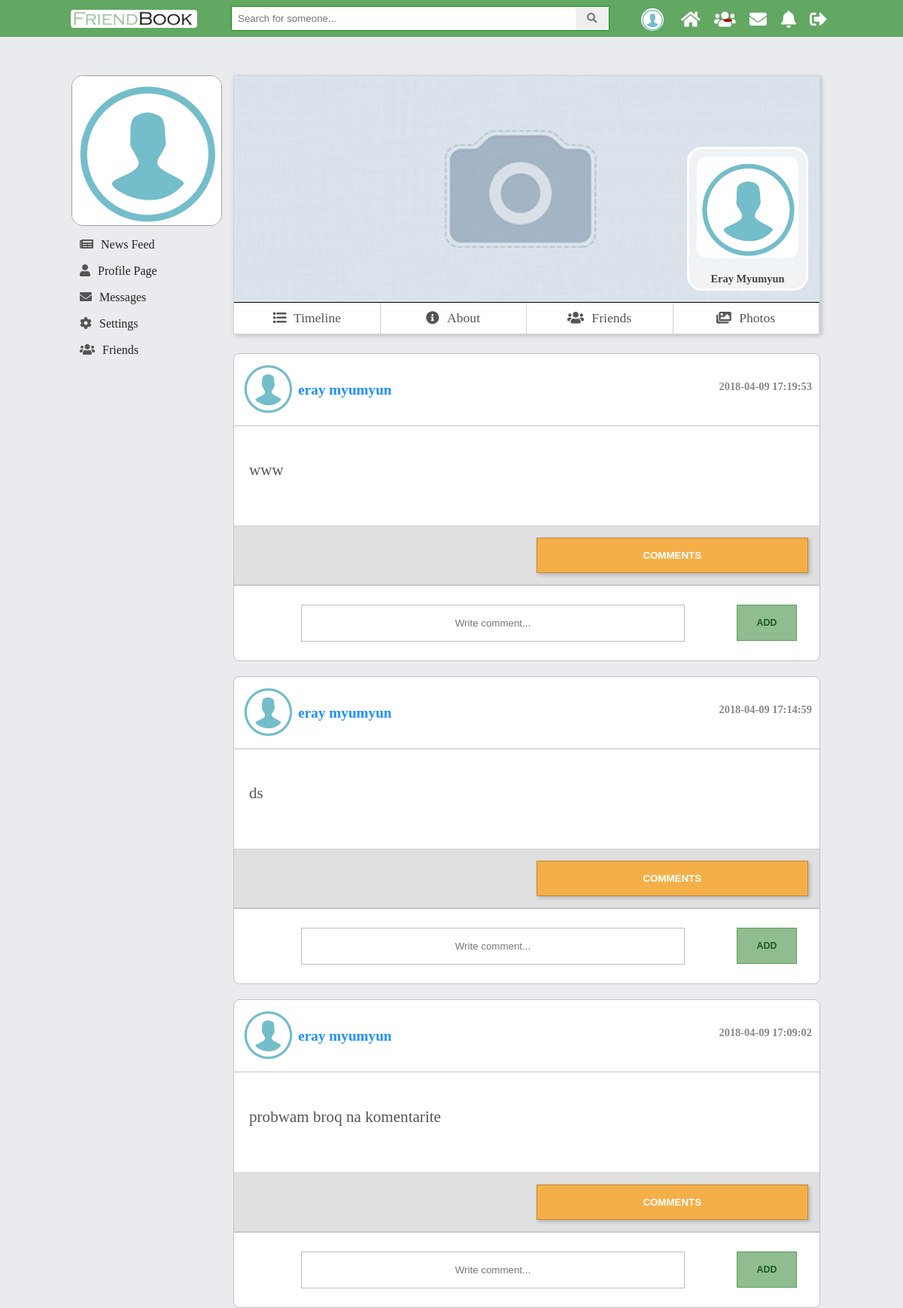
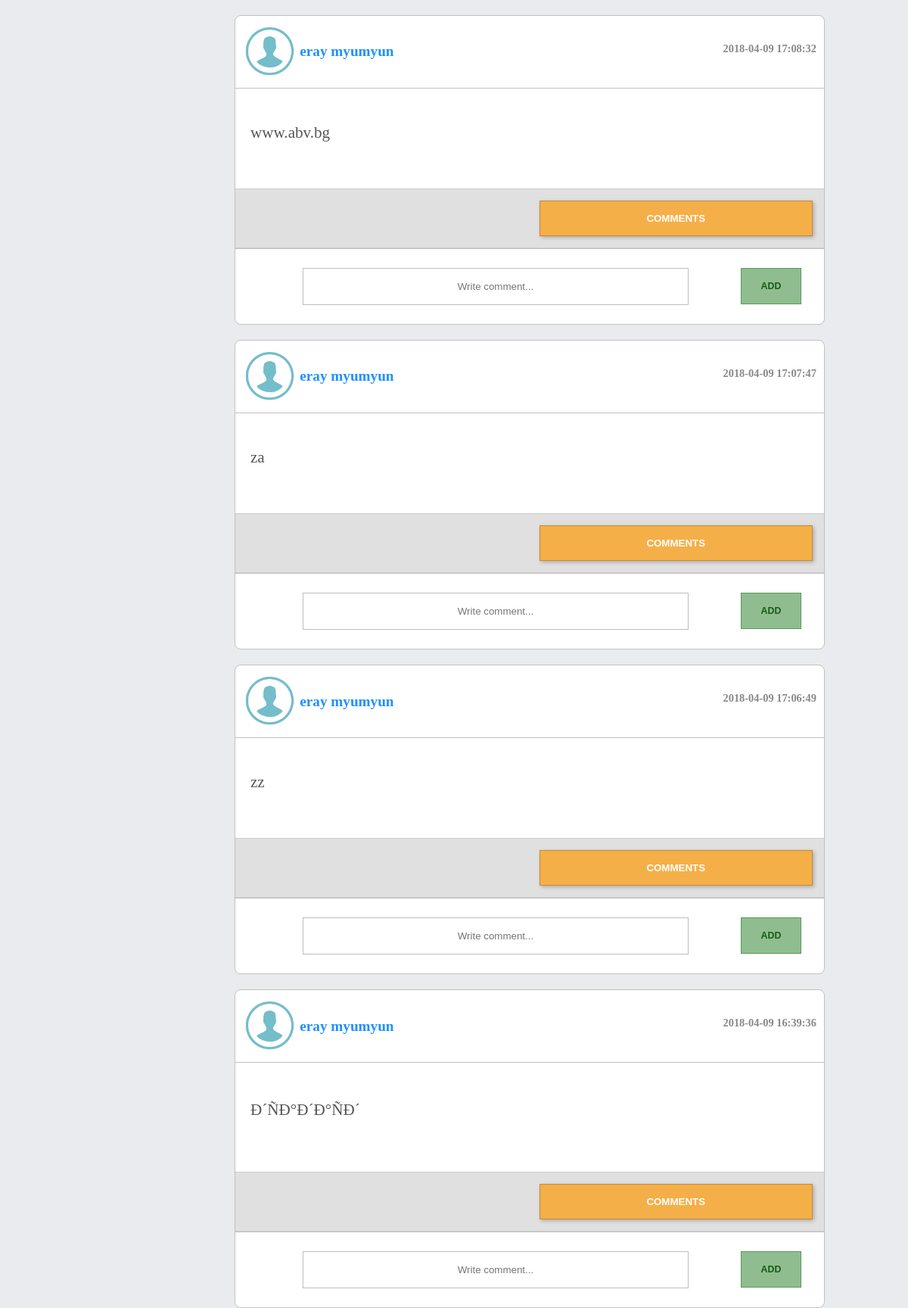
Page /V2.0/view/profile.php?id=4 (signed in, upper part) on the committed database (2 pictures, top to bottom).
### tables this page shows
CREATE TABLE `users` (
  `id` int(11) NOT NULL,
  `first_name` varchar(45) DEFAULT NULL,
  `last_name` varchar(45) DEFAULT NULL,
  `email` varchar(100) NOT NULL,
  `password` varchar(150) NOT NULL,
  `reg_date` timestamp NOT NULL DEFAULT CURRENT_TIMESTAMP ON UPDATE CURRENT_TIMESTAMP,
  `gender` varchar(45) NOT NULL,
  `birthday` date NOT NULL,
  `relation_status` varchar(30) DEFAULT NULL,
  `profile_pic` varchar(200) NOT NULL,
  `profile_cover` varchar(200) NOT NULL,
  `description` varchar(500) DEFAULT NULL,
  `display_name` varchar(45) DEFAULT NULL,
  `country_id` int(11) DEFAULT NULL,
  `mobile_number` int(11) DEFAULT NULL,
  `www` varchar(100) DEFAULT NULL,
  `skype` varchar(50) DEFAULT NULL
);

CREATE TABLE `posts` (
  `id` int(11) NOT NULL,
  `description` text NOT NULL,
  `create_date` timestamp NOT NULL DEFAULT CURRENT_TIMESTAMP ON UPDATE CURRENT_TIMESTAMP,
  `edit_date` datetime DEFAULT NULL,
  `user_id` int(11) NOT NULL
);

### V2.0/model/users_dao.php (called while the page is built, shortened)
<?php
function getUserInfo($user_id) {
    $pdo = $GLOBALS['pdo'];
    $statement = $pdo->prepare("SELECT profile_pic, profile_cover, id, first_name, last_name
                                FROM users
                                WHERE users.id = ?
                                ");
    $statement->execute(array($user_id));
    $result = $statement->fetch(PDO::FETCH_ASSOC);
    return $result;
}

### V2.0/model/posts_dao.php (called while the page is built, shortened)
<?php
function getOwnPosts($user_id) {
    $pdo = $GLOBALS['pdo'];
    $statement = $pdo->prepare("SELECT posts.id AS post_id, posts.description, posts.create_date, users.id AS user_id, users.first_name, users.last_name, users.profile_pic, users.profile_cover,users.gender
                                FROM posts
                                JOIN users ON posts.user_id = users.id
                                WHERE users.id = ?
                                ORDER BY posts.create_date DESC;");
    $statement->execute(array($user_id));
    $result = $statement->fetchAll(PDO::FETCH_ASSOC);
    return $result;
}

### V2.0/include/modules/profile_feed_posts.php (the view, shortened to what this page needs)
<div id="newsfeed">
    <?php
    if (isset($_GET['id'])) {
        $allPosts = getOwnPosts($_GET['id']);
    }
    else {
        $allPosts = getOwnPosts($_SESSION['logged']['id']);
    }
    foreach ($allPosts as $post) {?>
        <div class="post">
            <div class="user_info">
                <div class="icon"><img src="<?php echo $post['profile_pic']; ?>" alt="icon" class="img-rounded center-block"></div>
                <div class="name"><a href="profile.php?id=<?php echo $post['user_id']?>" class="<?php echo ($post['gender'] == 'female') ? "female" : "male"?>"><?php echo $post["first_name"] . " " . $post["last_name"]; ?></a></div>
                <div class="date"><?php echo $post['create_date']; ?></div>
            </div>
            <div class="description">
                <p><?php echo $post["description"]; ?></p>
            </div>
            <div class="post_navigation">
                <div class="like-container" id="like-container<?php echo $post['post_id']?>">
                </div>
                <div class="comments-buttons">
                    <button onclick="displayComments(<?php echo $post['post_id']?>)" type="button" class="display_comments" name="button" id="comment_btn<?php echo $post['post_id']?>">COMMENTS</button>
                </div>
            </div>
            <div class="add-comment-div">
                <input type="text" placeholder="Write comment..." class="comment-textarea<?= $post['post_id'] ?>" name="comment_description">
                <button id="add<?php echo $post['post_id']?>" class="mini-btn">add</button>
            </div>
        </div>
    <?php }?>
</div>

### V2.0/view/profile.php (shortened to what this page needs)
<?php
    require_once "../include/header.php";
    require_once  "../include/mainHeader.php";
    require_once "../model/users_dao.php";
    require_once "../model/posts_dao.php";
    if(isset($_GET['id'])){
        $userIdInfo = getUserInfo(htmlentities($_GET['id']));
        $profilePic = $userIdInfo["profile_pic"];
        $profileCover = $userIdInfo["profile_cover"];
        $userName = $userIdInfo["first_name"] . " " . $userIdInfo["last_name"];
        $allPosts = getOwnPosts($_GET['id']);
    }
    else{
        $profilePic = $_SESSION["logged"]["profile_pic"];
        $profileCover = $_SESSION["logged"]["profile_cover"];
        $allPosts = getOwnPosts($_SESSION["logged"]["id"]);
    }
?>
    <div id="left-col-grid">
        <div class="lwrap">
            <?php
            require_once  "../include/modules/leftProfileInfo.php";
            require_once  "../include/modules/leftNav.php";
            ?>
        </div>
    </div>
    <div id="content-grid">
        <div id="profileHolder">
            <div id="cover">
                <img  id="cover_img" src="<?php echo $profileCover; ?>" alt="user cover picture">
                <?php
                if(isset($_GET["id"]) && $_GET["id"] != $_SESSION["logged"]["id"]){
                    ?>
                    <div id="userPictrue">
                        <img  id="other_cover_img" src="<?php echo $profilePic; ?>" alt="user profile picture">
                        <div class="profile-mini-name"><?php echo $userName; ?></div>
                    </div>
                    <?php
                }
                        ?>
            </div>
            <?php require_once '../include/profile_nav.php'; ?>
        </div>
        <div id="timeline">
            <?php require_once '../include/modules/profile_feed_posts.php'; ?>
        </div>
    </div>
<?php
    require_once "../include/mainFooter.php";
    require_once "../include/footer.php";
?>

### V2.0/assets/css/comment_module.css (style rules this page uses)
div.icon img { height: 70px; }
div.date { float: right; top: 25px; position: relative; font-size: 0.9rem; }
.user_info { color: #888; font-weight: bold; padding: 10px; font-size: 1.2em; border-bottom: 1px solid #c1c1c1; }
.description p { font-size: 1.1em; color: #555; }
.post_navigation { display: grid; grid-template-columns: 1fr 1fr; grid-gap: 25px; margin: 15px 0px 0; background: #e0e0e0; padding: 15px; border-top: 1px solid #cdcdcd; border-bottom: 1px solid #cdcdcd; }
.name, .icon { display: inline-block; vertical-align: middle; font-size: 1.2rem; }
.description { padding: 25px 20px; font-size: 1.2rem; }
input[type="text"] { padding: 16px; width: 70%; box-sizing: border-box; }
.comments-buttons button { background: #f5af48; color: white; font-weight: bold; font-family: arial; border: 1px solid #c18a38; transition: background 0.4s ease-in-out; cursor: pointer; }
.like-button, .dislike-button, .comments-buttons button { padding: 15px; width: 100%; box-shadow: 2px 2px 5px #0000003b; }

### V2.0/assets/css/main.css (style rules this page uses)
body { font-size: 1.1em; padding: 0; background-color: #e9ebee; margin: 0; padding-top: 50px; }
#left-col-grid { grid-area: left; }
#content-grid { grid-area: main; }
#left-col-grid { box-sizing: border-box; position: relative; width: 200px; }
#left-col-grid > *,#right-col-grid > * { position: fixed; width: inherit; }
.post { background: white; border-radius: 8px; box-sizing: border-box; margin: 20px 0; position: relative; border: 1px solid #c1c1c1; }
.mini-btn { padding: 10px 0; width: 100%; max-width: 100px; text-transform: uppercase; font-weight: bold; font-size: 0.7em; color: #175a17; margin: 0 5px; border-radius: inherit; float: right; cursor: pointer; transition: background 0.3s ease-in-out, color 0.3s ease-in-out; background: #90bd90; vertical-align: middle; border: 1px solid #569a56; }
.add-comment-div { width: 100%; text-align: center; padding: 25px; border-top: 1px solid #c1c1c1; box-sizing: border-box; }
.male { color: dodgerblue !important; text-decoration: none; }
div#userPictrue { position: absolute; background: #ffffff96; bottom: 15px; right: 15px; text-align: center; border-radius: 20px; overflow: hidden; border: 3px solid white; }
div#userPictrue img { max-width: 135px; border-radius: 10%; margin: 10px; }
div#cover { position: relative; height: 300px; width: 100%; overflow: hidden; }
div#profileHolder { background: white; box-shadow: 2px 2px 6px #00000030; border: 1px solid #0000002b; box-sizing: border-box; margin-bottom: 25px; }
.profile-mini-name { background: #f3f3f3; text-transform: capitalize; font-size: 0.9rem; font-weight: bold; color: #444; padding: 4px 0; box-sizing: border-box; }
.add-comment-div input { width: 85%; padding: 10px 0px; text-align: center; border: 1px solid #55555561; transition: background 0.3s ease-in-out, padding 0.4s ease-in-out; }
.add-comment-div button { width: 11%; padding: 16px 0 !important; }
.like-container { position: relative; }
div.icon img { height: 70px; }
.description p { font-size: 1.1em; color: #555; }
.post_navigation { display: grid; grid-template-columns: 1fr 1fr; grid-gap: 25px; margin: 15px 0px 0; background: #e0e0e0; padding: 15px; border-top: 1px solid #c1c1c1; border-bottom: 1px solid #c1c1c1; }
input[name="comment_description"] { padding: 10px; width: 85%; box-sizing: border-box; }
img#cover_img { width: 100%; max-width: 778px; }
div#timeline { display: block; }

### rows in the picture
users: profile_cover (placeholder picture), profile_pic (placeholder picture), userName "Eray Myumyun"
posts: user.profile_pic (placeholder picture), user.first_name "eray", user.last_name "myumyun", create_date "2018-04-09 17:19:53", description "www"
posts: user.profile_pic (placeholder picture), user.first_name "eray", user.last_name "myumyun", create_date "2018-04-09 17:14:59", description "ds"
posts: user.profile_pic (placeholder picture), user.first_name "eray", user.last_name "myumyun", create_date "2018-04-09 17:09:02", description "probwam broq na komentarite"
posts: user.profile_pic (placeholder picture), user.first_name "eray", user.last_name "myumyun", create_date "2018-04-09 17:08:32", description "www.abv.bg"
posts: user.profile_pic (placeholder picture), user.first_name "eray", user.last_name "myumyun", create_date "2018-04-09 17:07:47", description "za"
posts: user.profile_pic (placeholder picture), user.first_name "eray", user.last_name "myumyun", create_date "2018-04-09 17:06:49", description "zz"
posts: user.profile_pic (placeholder picture), user.first_name "eray", user.last_name "myumyun", create_date "2018-04-09 16:39:36", description "Ð´ÑÐ°Ð´Ð°ÑÐ´"
